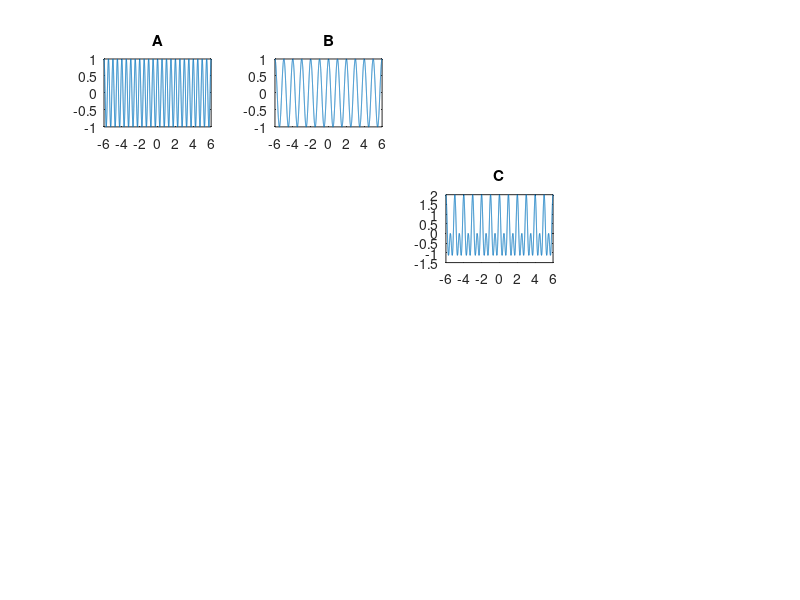

This chart was generated by the following MATLAB code:
clc
t = (-6:0.001:6);

A = cos(4*t*pi);
B = sin(2*t*pi+pi/2);
C =  A+B;

subplot(4,4,1);
plot(t,A);title("A")

subplot(4,4,2);
plot(t,B);title("B");

subplot(4,4,3+4);
plot(t,C);title("C");